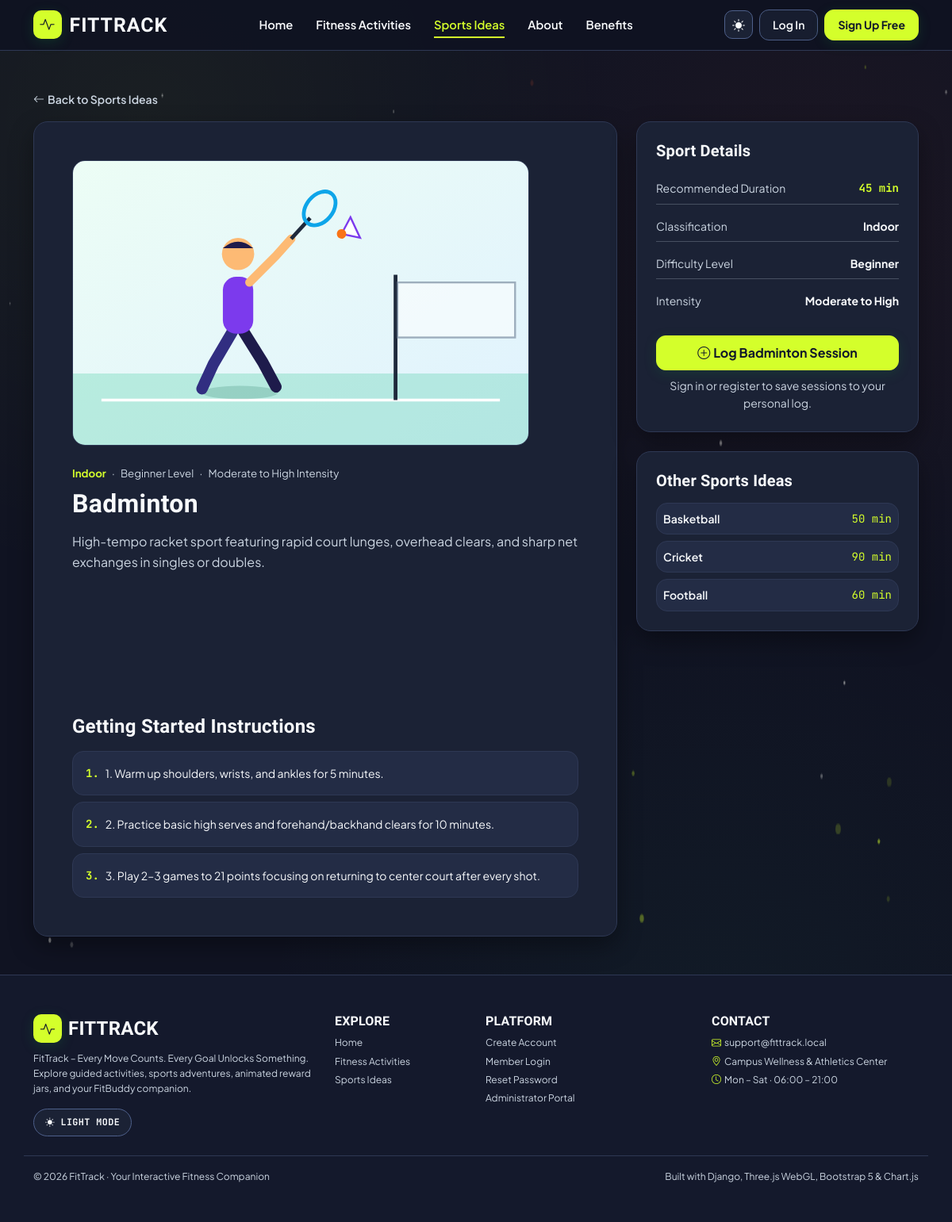
Page /sports/1/ on the committed database.
### fitness/models.py (models this page shows, shortened)
class Sport(models.Model):
    ENV_INDOOR = "Indoor"
    ENV_OUTDOOR = "Outdoor"
    ENV_BOTH = "Indoor / Outdoor"
    ENVIRONMENT_CHOICES = [
        (ENV_INDOOR, "Indoor"),
        (ENV_OUTDOOR, "Outdoor"),
        (ENV_BOTH, "Indoor / Outdoor"),
    ]
    INTENSITY_MODERATE = "Moderate"
    INTENSITY_MOD_HIGH = "Moderate to High"
    INTENSITY_HIGH = "High"
    INTENSITY_CHOICES = [
        (INTENSITY_MODERATE, "Moderate"),
        (INTENSITY_MOD_HIGH, "Moderate to High"),
        (INTENSITY_HIGH, "High"),
    ]
    name = models.CharField(max_length=120, unique=True)
    description = models.TextField()
    benefits = models.TextField(help_text="Key health and athletic benefits")
    recommended_duration = models.PositiveIntegerField(
        validators=[MinValueValidator(10), MaxValueValidator(360)],
        help_text="Recommended session duration in minutes",
    )
    environment = models.CharField(
        max_length=25, choices=ENVIRONMENT_CHOICES, default=ENV_OUTDOOR
    )
    intensity = models.CharField(
        max_length=25, choices=INTENSITY_CHOICES, default=INTENSITY_MODERATE
    )
    difficulty_level = models.CharField(
        max_length=20,
        choices=FitnessActivity.DIFFICULTY_CHOICES,
        default=FitnessActivity.DIFFICULTY_BEGINNER,
    )
    equipment_required = models.TextField(
        blank=True,
        default="",
        help_text="Recommended gear and equipment",
    )
    instructions = models.TextField(
        blank=True,
        default="",
        help_text="Getting-started guide and session structure",
    )
    icon_name = models.CharField(
        max_length=60,
        default="bi-trophy",
        help_text="Bootstrap Icons class name",
    )
    image_path = models.CharField(
        max_length=200,
        blank=True,
        default="images/sport_court_action.jpg",
        help_text="Static image path relative to static/",
    )
    created_at = models.DateTimeField(auto_now_add=True)
    class Meta:
        ordering = ["name"]
        verbose_name = "Sport"
        verbose_name_plural = "Sports"
    def instruction_steps(self) -> list[str]:
        return [line.strip() for line in self.instructions.splitlines() if line.strip()]

### fitness/views.py (the view)
# urls.py: path("sports/<int:pk>/", views.sport_detail, name="sport_detail"),
def sport_detail(request, pk):
    sport = get_object_or_404(Sport, pk=pk)
    related_sports = Sport.objects.exclude(pk=sport.pk)[:3]
    base_template = (
        "base_app.html" if request.user.is_authenticated else "base_public.html"
    )
    profile = get_or_create_profile(request.user) if request.user.is_authenticated else None
    fitbuddy = (
        get_fitbuddy_state(request.user, profile, page_key="sports")
        if request.user.is_authenticated
        else None
    )
    return render(
        request,
        "fitness/sport_detail.html",
        {
            "base_template": base_template,
            "profile": profile,
            "fitbuddy": fitbuddy,
            "sport": sport,
            "related_sports": related_sports,
        },
    )

### templates/fitness/sport_detail.html (shortened to what this page needs)
{% extends base_template %}
{% load static %}
{% block content %}
<div class="{% if not request.user.is_authenticated %}container-xl py-4 py-lg-5{% endif %}">
  <div class="mb-3">
    <a href="{% url 'fitness:sports' %}" class="text-decoration-none small fw-semibold text-secondary">
      <i class="bi bi-arrow-left me-1" aria-hidden="true"></i>Back to Sports Ideas
    </a>
  </div>
  <div class="row g-4">
    <div class="col-lg-8">
      <div class="surface-card p-4 p-lg-5">
        <div class="detail-hero-img-wrap mb-4">
          <img src="{% static sport.image_path %}" alt="{{ sport.name }}" class="detail-hero-img" />
        </div>
        <div class="meta-line mb-2">
          <span class="meta-accent">{{ sport.environment }}</span>
          <span aria-hidden="true">&middot;</span>
          <span>{{ sport.difficulty_level }} Level</span>
          <span aria-hidden="true">&middot;</span>
          <span>{{ sport.intensity }} Intensity</span>
        </div>
        <h1 class="h2 fw-bold mb-3">{{ sport.name }}</h1>
        <p class="text-secondary mb-4">{{ sport.description }}</p>
        <div class="row g-3 mb-4">
          <div class="col-md-6">
          </div>
          <div class="col-md-6">
          </div>
        </div>
        {% if sport.instruction_steps %}
        <div>
          <h2 class="h4 fw-bold mb-3">Getting Started Instructions</h2>
          <div class="d-flex flex-column gap-2">
            {% for step in sport.instruction_steps %}
            <div class="p-3 surface-step-item small d-flex align-items-start gap-2">
              <span class="fw-bold tabular-num text-lime">{{ forloop.counter }}.</span>
              <span>{{ step }}</span>
            </div>
            {% endfor %}
          </div>
        </div>
        {% endif %}
      </div>
    </div>
    <div class="col-lg-4">
      <div class="surface-card p-4 mb-4">
        <h2 class="h5 fw-bold mb-3">Sport Details</h2>
        <div class="d-flex flex-column gap-2 small mb-4">
          <div class="d-flex justify-content-between py-2 border-bottom border-secondary border-opacity-25">
            <span class="text-ink-muted">Recommended Duration</span>
            <strong class="tabular-num text-lime">{{ sport.recommended_duration }} min</strong>
          </div>
          <div class="d-flex justify-content-between py-2 border-bottom border-secondary border-opacity-25">
            <span class="text-ink-muted">Classification</span>
            <strong class="text-ink-bright">{{ sport.environment }}</strong>
          </div>
          <div class="d-flex justify-content-between py-2 border-bottom border-secondary border-opacity-25">
            <span class="text-ink-muted">Difficulty Level</span>
            <strong class="text-ink-bright">{{ sport.difficulty_level }}</strong>
          </div>
          <div class="d-flex justify-content-between py-2">
            <span class="text-ink-muted">Intensity</span>
            <strong class="text-ink-bright">{{ sport.intensity }}</strong>
          </div>
        </div>
        <a
          href="{% url 'fitness:workouts' %}?log_activity={{ sport.name|urlencode }}&amp;duration={{ sport.recommended_duration }}#log-workout-form"
          class="btn btn-lime w-100 mb-2"
        >
          <i class="bi bi-plus-circle me-1" aria-hidden="true"></i>Log {{ sport.name }} Session
        </a>
        {% if not request.user.is_authenticated %}
        <div class="small text-ink-muted text-center">
          Sign in or register to save sessions to your personal log.
        </div>
        {% endif %}
      </div>
      {% if related_sports %}
      <div class="surface-card p-4">
        <h2 class="h5 fw-bold mb-3">Other Sports Ideas</h2>
        <div class="d-flex flex-column gap-2">
          {% for rel in related_sports %}
          <a
            href="{% url 'fitness:sport_detail' rel.pk %}"
            class="d-flex justify-content-between align-items-center p-2 surface-list-item text-decoration-none"
          >
            <span class="fw-semibold small">{{ rel.name }}</span>
            <span class="small text-lime tabular-num">{{ rel.recommended_duration }} min</span>
          </a>
          {% endfor %}
        </div>
      </div>
      {% endif %}
    </div>
  </div>
</div>
{% endblock %}

### rows in the picture
Sport: image_path (picture), environment "Indoor", difficulty_level "Beginner", intensity "Moderate to High", name "Badminton", description "High-tempo racket sport featuring rapid court lunges, overhead clears, and sharp net exchanges in singles or doubles.", recommended_duration "45"
Sport: name "Basketball", recommended_duration "50"
Sport: name "Cricket", recommended_duration "90"
Sport: name "Football", recommended_duration "60"

### other values in the picture
{{ step }} "1. Warm up shoulders, wrists, and ankles for 5 minutes." "2. Practice basic high serves and forehand/backhand clears for 10 minutes." "3. Play 2–3 games to 21 points focusing on returning to center court after every shot."
